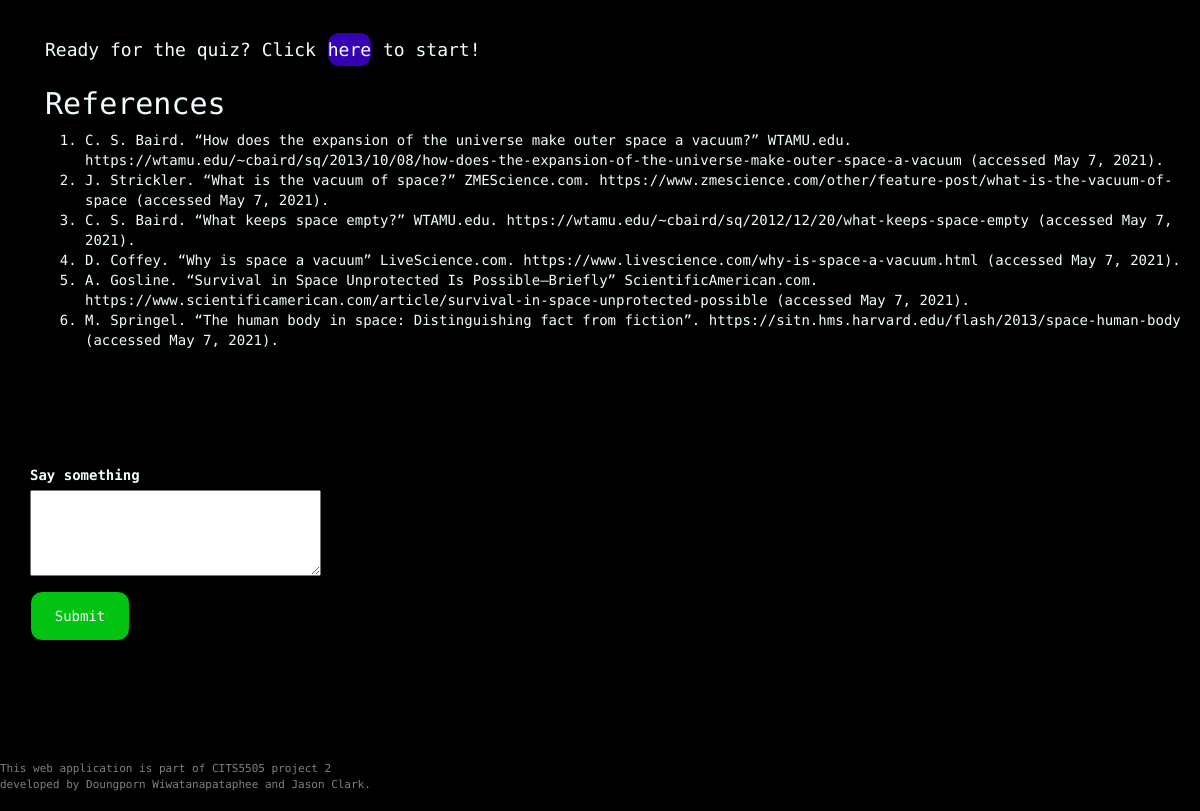
The app's page /learning_module/vacuum (signed in, lower part), older data.
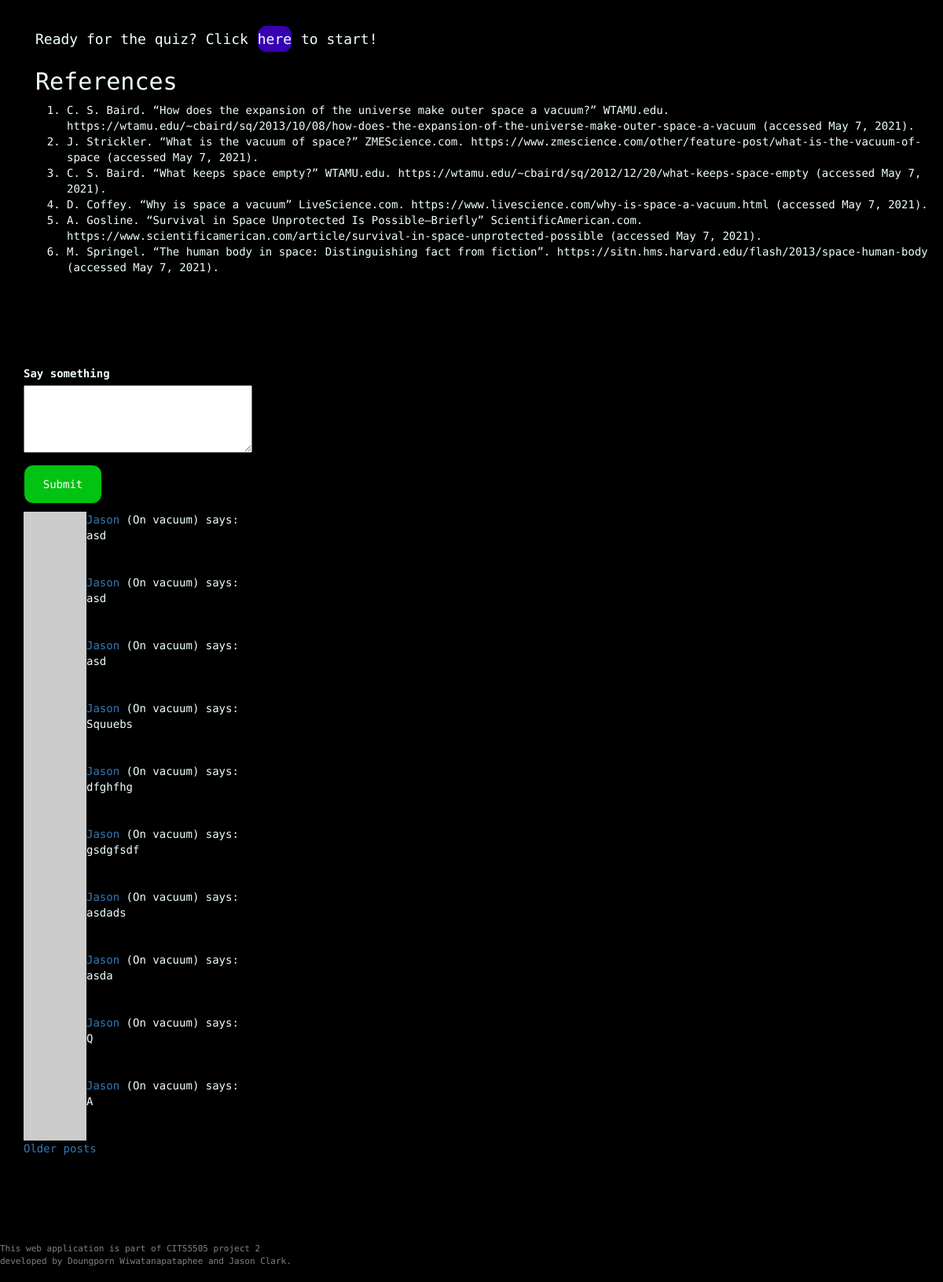
The same page, newer data.
### app/models.py (models this page shows, shortened)
class Post(db.Model):
    id = db.Column(db.Integer, primary_key=True)
    user_id = db.Column(db.Integer, db.ForeignKey('user_table.id')) #user.id
    body = db.Column(db.String(140))
    timestamp = db.Column(db.DateTime, index=True, default=datetime.utcnow)
    page = db.Column(db.String)
    upvotes = db.Column(db.Integer, default=0)
    downvotes = db.Column(db.Integer, default=0)

class User(UserMixin, db.Model):
    __tablename__ = 'user_table'
    id = db.Column(db.Integer, primary_key=True)
    username = db.Column(db.String(64), index=True, unique=True)
    user_type = db.Column(db.String(64))
    email = db.Column(db.String(120), index=True, unique=True)
    password_hash = db.Column(db.String(128))
    posts = db.relationship('Post', backref='author', lazy='dynamic')
    about_me = db.Column(db.String(140))
    last_seen = db.Column(db.DateTime, default=datetime.utcnow)
    score_child = db.relationship("Score", backref = 'user_parent')
    quiz_unlocked = db.Column(db.Integer, default=0)
    def avatar(self, size):
      digest = md5(self.email.lower().encode('utf-8')).hexdigest()
      return 'https://www.gravatar.com/avatar/{}?d=identicon&s={}'.format(digest, size)

### app/routes.py (the view, shortened to what this page needs)
@app.route('/learning_module/<module>', methods=['GET', 'POST'])
@login_required
def learning_module(module):
  page = request.args.get('page', 1, type=int)
  posts = Post.query.filter_by(page=module).order_by(Post.timestamp.desc()).paginate(
    page, app.config['POSTS_PER_PAGE'], False)
  next_url = url_for('learning_module', module=module, page=posts.next_num) \
    if posts.has_next else None
  prev_url = url_for('learning_module', module=module, page=posts.prev_num) \
    if posts.has_prev else None
  form = PostForm()
  return render_template('modules/learning_module.html', module=module, form=form,
      posts=posts.items, next_url=next_url,
      prev_url=prev_url)

### app/forms.py
class PostForm(FlaskForm):
  post = TextAreaField('Say something', validators=[
    DataRequired(), Length(min=1, max=140)])
  submit = SubmitField('Submit')

### app/models.py (called while the page is built)
@login.user_loader
def load_user(id):
    return User.query.get(int(id))

### app/routes.py (called while the page is built)
@app.before_request
def before_request():
    from_zone = tz.tzutc()
    to_zone = tz.tzlocal()
    utc = datetime.utcnow()
    utc = utc.replace(tzinfo=from_zone)
    central = utc.astimezone(to_zone)   # convert to local timezone
    if current_user.is_authenticated:
        current_user.last_seen = central
        db.session.commit()

### app/templates/modules/learning_module.html (shortened to what this page needs)
{% extends 'base.html' %}
{% block body %}
{% include 'modules/_{}.html'.format(module) %}
<hr class="divider" />
<div class="container">
  {% if form %}
  <form action="" id="module" method="post">
    <p>
      {{ form.post.label }}<br>
      <span class="post-form">
      {{ form.post(cols=32, rows=4) }}<br>
      </span>
    </p>
    <p>{{ form.submit(class_="post-button") }}</p>
  </form>
  {% endif %}
  {% for post in posts %}
    {% include '_post.html' %}
  {% endfor %}
  {% if next_url %}
  <a href="{{ next_url }}">Older posts</a>
  {% endif %}
</div>
{% endblock %}

### app/templates/_post.html (shortened to what this page needs)
<table>
  <tr valign="top">
    <td><img src="{{ post.author.avatar(36) }}"></td>
    <td>
      <a href="{{ url_for('user_profile', username=post.author.username) }}">
        {{ post.author.username }}
      </a>
      (On {{ post.page }}) says:<br>{{ post.body }}
    </td>
  </tr>
</table>

Row changes from the older to the newer data that the page shows:
added Post: author.username "Jason", page "vacuum", body "asd"
added Post: author.username "Jason", page "vacuum", body "asd"
added Post: author.username "Jason", page "vacuum", body "asd"
added Post: author.username "Jason", page "vacuum", body "Squuebs"
added Post: author.username "Jason", page "vacuum", body "dfghfhg"
added Post: author.username "Jason", page "vacuum", body "gsdgfsdf"
added Post: author.username "Jason", page "vacuum", body "asdads"
added Post: author.username "Jason", page "vacuum", body "asda"
added Post: author.username "Jason", page "vacuum", body "Q"
added Post: author.username "Jason", page "vacuum", body "A"
Text that changed along with them:
text now shown: "Older posts"
